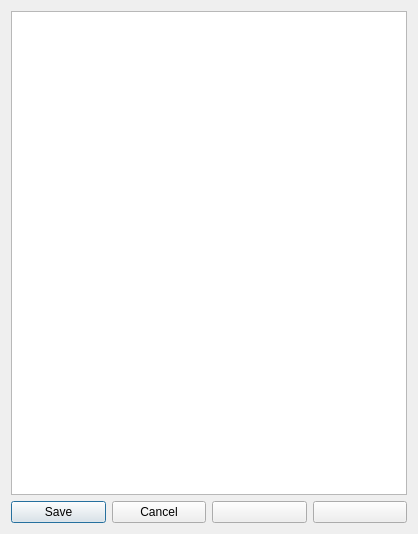
<?xml version="1.0" encoding="UTF-8"?>
<ui version="4.0">
 <class>newProfile</class>
 <widget class="QDialog" name="newProfile">
  <property name="geometry">
   <rect>
    <x>0</x>
    <y>0</y>
    <width>418</width>
    <height>534</height>
   </rect>
  </property>
  <property name="windowTitle">
   <string>Manage profiles</string>
  </property>
  <layout class="QGridLayout" name="gridLayout">
   <item row="0" column="0" colspan="4">
    <widget class="QListWidget" name="profileList"/>
   </item>
   <item row="1" column="0">
    <widget class="QPushButton" name="saveButton">
     <property name="text">
      <string>Save</string>
     </property>
    </widget>
   </item>
   <item row="1" column="1">
    <widget class="QPushButton" name="cancelButton">
     <property name="text">
      <string>Cancel</string>
     </property>
    </widget>
   </item>
   <item row="1" column="2">
    <widget class="QPushButton" name="addButton">
     <property name="text">
      <string/>
     </property>
     <property name="icon">
      <iconset resource="src/resources.qrc">
       <normaloff>:/src/icons/plusicon.png</normaloff>:/src/icons/plusicon.png</iconset>
     </property>
    </widget>
   </item>
   <item row="1" column="3">
    <widget class="QPushButton" name="removeButton">
     <property name="text">
      <string/>
     </property>
     <property name="icon">
      <iconset resource="src/resources.qrc">
       <normaloff>:/src/icons/minusicon.png</normaloff>:/src/icons/minusicon.png</iconset>
     </property>
    </widget>
   </item>
  </layout>
 </widget>
 <resources>
  <include location="src/resources.qrc"/>
 </resources>
 <connections/>
</ui>
